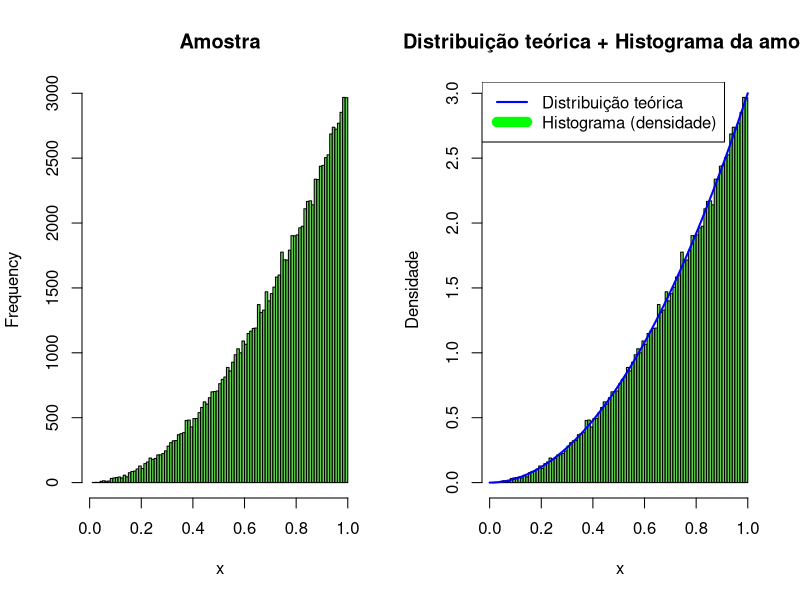

Generate this figure with R:
# Para 0 < x < 1:
  # f(x)    = 3x²
  # F(x)    = x³
  # F^-1(x) = u^(1/3)


f <- function(x)
{
  return (3*x^2)
}

inversaFx <- function(u)
{
  return (u^(1/3))
}

gerarAmostraX <- function(nSamples)
{
  X <- rep(0, nSamples)
  U <- runif(nSamples)
  
  for (i in 1:nSamples)
  {
   X[i] <- inversaFx(U[i])
  }
  
  return (X)
}

nSamples <- 100000
X <- gerarAmostraX(nSamples)

par(mfrow = c(1,2))
valorx <- seq(0, 1, 0.01)
valory <- f(valorx)

# amostra
hist(X, breaks=100, col = 3, main="Amostra", xlab = "x")

# f(x) e amostra
hist(X, breaks=100, probability=TRUE, 
     col = 3, 
     main = "Distribuição teórica + Histograma da amostra",
     xlab = "x",
     ylab = "Densidade")

lines(valorx, valory, col = "blue", lwd = 2)

legend("topleft",
       legend = c("Distribuição teórica", "Histograma (densidade)"),
       col = c("blue", "green"),
       lwd = c(2, 10))
